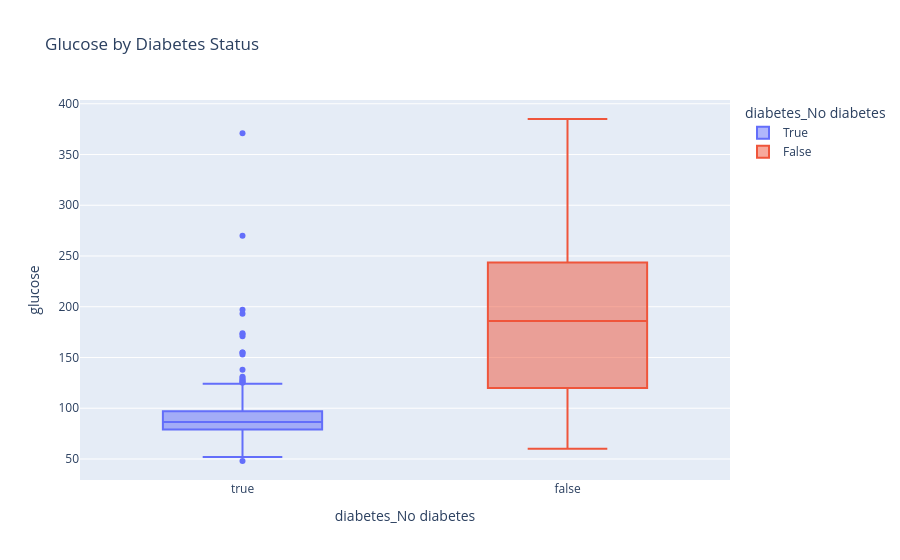

The code cell stored with this chart in its notebook:
### Code cell
# Glucose by diabetes status
px.box(df, x='diabetes_No diabetes', y='glucose', color='diabetes_No diabetes', title='Glucose by Diabetes Status')

### Figure 1 — Plotly figure (JSON) as saved in the notebook; plotly's stock layout.template omitted (floating-point values rounded to 4 significant figures; data arrays with more than 128 entries replaced by an {"elided": "..."} marker saying what was removed)
{"data": [{"alignmentgroup": "True", "hovertemplate": "diabetes_No diabetes=%{x}<br>glucose=%{y}<extra></extra>", "legendgroup": "True", "marker": {"color": "#636efa"}, "name": "True", "notched": false, "offsetgroup": "True", "orientation": "v", "showlegend": true, "type": "box", "x": {"elided": "330 bool values"}, "x0": " ", "xaxis": "x", "y": {"elided": "330 int values"}, "y0": " ", "yaxis": "y"}, {"alignmentgroup": "True", "hovertemplate": "diabetes_No diabetes=%{x}<br>glucose=%{y}<extra></extra>", "legendgroup": "False", "marker": {"color": "#EF553B"}, "name": "False", "notched": false, "offsetgroup": "False", "orientation": "v", "showlegend": true, "type": "box", "x": [false, false, false, false, false, false, false, false, false, false, false, false, false, false, false, false, false, false, false, false, false, false, false, false, false, false, false, false, false, false, false, false, false, false, false, false, false, false, false, false, false, false, false, false, false, false, false, false, false, false, false, false, false, false, false, false, false, false, false, false], "x0": " ", "xaxis": "x", "y": [60, 269, 155, 119, 299, 133, 228, 187, 130, 120, 225, 196, 233, 255, 385, 110, 182, 185, 120, 297, 369, 236, 173, 206, 176, 239, 248, 108, 112, 267, 270, 223, 90, 225, 330, 109, 206, 145, 119, 251, 177, 90, 197, 172, 341, 104, 173, 121, 206, 111, 203, 71, 118, 262, 342, 113, 235, 161, 279, 184], "y0": " ", "yaxis": "y"}], "layout": {"boxmode": "overlay", "legend": {"title": {"text": "diabetes_No diabetes"}, "tracegroupgap": 0}, "title": {"text": "Glucose by Diabetes Status"}, "xaxis": {"anchor": "y", "categoryarray": [true, false], "categoryorder": "array", "domain": [0, 1], "title": {"text": "diabetes_No diabetes"}}, "yaxis": {"anchor": "x", "domain": [0, 1], "title": {"text": "glucose"}}}}
